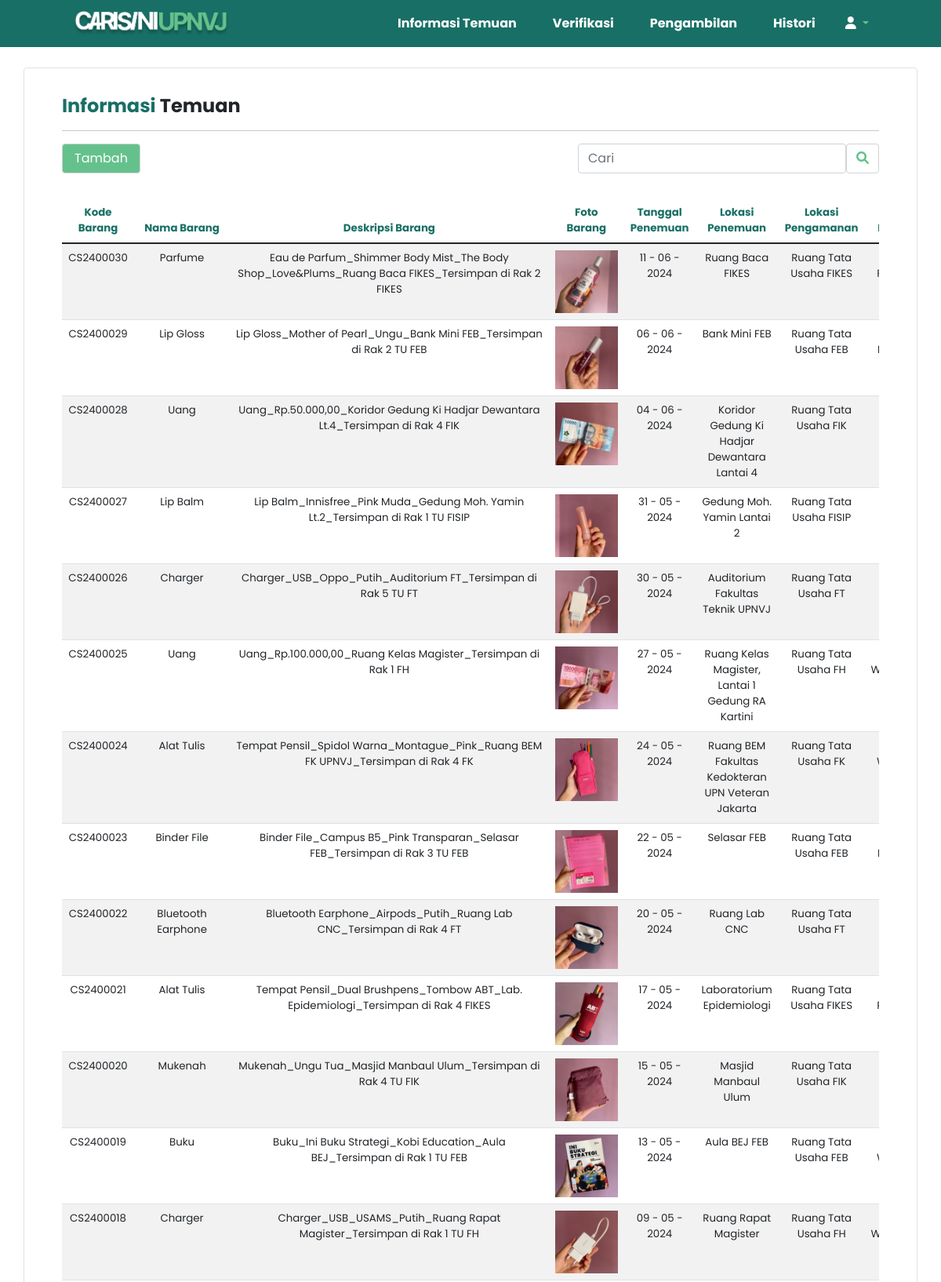
Screenshot of /temuan_admin.php (upper part) with the database file from the repository.
### tables this page shows
CREATE TABLE `temuan` (
  `kd_brg` varchar(9) NOT NULL,
  `nm_brg` varchar(150) NOT NULL,
  `spek_brg` varchar(250) NOT NULL,
  `tgl_temu` date NOT NULL,
  `lok_temu` varchar(100) NOT NULL,
  `foto_brg` blob NOT NULL,
  `lok_aman` varchar(100) NOT NULL,
  `petugas` varchar(150) NOT NULL,
  `status` varchar(50) DEFAULT 'Belum Terverifikasi'
);

### temuan_admin.php (the view, shortened to what this page needs)
<!DOCTYPE html>
<html lang="en">
<head>
    <link href="https://cdn.jsdelivr.net/npm/bootstrap@5.1.3/dist/css/bootstrap.min.css" rel="stylesheet">
    <link rel="stylesheet" href="https://cdnjs.cloudflare.com/ajax/libs/font-awesome/6.0.0-beta3/css/all.min.css">
    <link rel="stylesheet" href="style.css">
</head>
<body>
<?php
include "navbar_admin.php"
?>
    <div class="flex-container">
        <div class="container mt-3 border rounded bg-white py-4 px-5 mb-5">
            <header class="header-title mb-2">
                <h1 class="title"><span style="color:#186F65">Informasi </span><span>Temuan</span></h1>
                <hr>
            </header>
            <section>
                <div class="d-flex flex-wrap justify-content-between align-items-center">
                    <div class="mb-2">
                        <a href="tambah_barang.php" class="btn" style="width: 100px; background-color: #65C18C; color: white;"
                           onmouseenter="this.style.backgroundColor='#186F65'"
                           onmouseout="this.style.backgroundColor='#65C18C'">Tambah</a>
                    </div>
                    <div class="mb-2">
                        <form class="form-inline d-flex">
                            <input class="form-control mr-2" type="text" name="cari" placeholder="Cari" aria-label="cari">
                            <button class="btn btn-outline-secondary" type="submit"><i class="fa-solid fa-magnifying-glass"></i></button>
                        </form>
                    </div>
                </div>
                <?php
                include("koneksi.php");
                if (isset($_GET['cari'])) {
                    $cari = $_GET['cari'];
                    $query = "SELECT * FROM temuan WHERE nm_brg LIKE '%$cari%' AND status IN ('Belum Terverifikasi', 'Tertolak')";
                } else {
                    $query = "SELECT * FROM temuan WHERE status IN ('Belum Terverifikasi', 'Tertolak') ORDER BY kd_brg DESC";
                }
                $result = mysqli_query($koneksi, $query);
                if (mysqli_num_rows($result) > 0) {
                    echo '<div class="table-responsive">';
                    echo '<table class="table table-striped mt-4">';
                    echo '<thead class="kolom">';
                    echo '<tr>';
                    echo '<th scope="col">Kode Barang</th>';
                    echo '<th scope="col">Nama Barang</th>';
                    echo '<th scope="col">Deskripsi Barang</th>';
                    echo '<th scope="col">Foto Barang</th>';
                    echo '<th scope="col">Tanggal Penemuan</th>';
                    echo '<th scope="col">Lokasi Penemuan</th>';
                    echo '<th scope="col">Lokasi Pengamanan</th>';
                    echo '<th scope="col">Petugas</th>';
                    echo '</tr>';
                    echo '</thead>';
                    echo '<tbody>';
                    while($data = mysqli_fetch_assoc($result)) {
                        $raw_date = strtotime($data["tgl_temu"]);
                        $date = date("d - m - Y", $raw_date);
                        echo "<tr class='isi'>";
                        echo "<td>$data[kd_brg]</td>";
                        echo "<td>$data[nm_brg]</td>";
                        echo "<td>$data[spek_brg]</td>";
                        echo "<td><img src='foto/" . $data['foto_brg'] . "' alt='image' style='width:80px;'></td>";
                        echo "<td>$date</td>";
                        echo "<td>$data[lok_temu]</td>";
                        echo "<td>$data[lok_aman]</td>";
                        echo "<td>$data[petugas]</td>";
                        echo "</tr>";
                    }
                    echo '</tbody>';
                    echo '</table>';
                    echo '</div>';
                } else {
                    echo "<div class=\"alert alert-danger my-3\">Barang Tidak Ditemukan</div>";
                }
                ?>
            </section>
        </div>
    </div>
    <?php
    include "footer.php"
    ?>
</body>
</html>

### style.css (style rules this page uses)
* { margin: 0px; padding: 0px; box-sizing: border-box; outline: none; border: none; text-decoration: none; }
html { height: 100%; }
body { display: flex; height: 100%; flex-direction: column; font-family: 'Poppins'; }
.flex-container { flex: 1; display: flex; flex-direction: column; margin-top: 70px; }
.title { font-size: x-large; font-weight: bold; margin-top: 10px; }
.kolom { color: #186F65; font-size: smaller; text-align: center; }
.isi { font-size: smaller; text-align: center; }
.btn { color: #65C18C; border-color: lightgray; }

### rows the page displays
temuan: kd_brg "CS2400030", nm_brg "Parfume", spek_brg "Eau de Parfum_Shimmer Body Mist_The Body Shop_Love&Plums_Ruang Baca FIKES_Tersimpan di Rak 2 FIKES", foto_brg (picture), tgl_temu "11 - 06 - 2024", lok_temu "Ruang Baca FIKES", lok_aman "Ruang Tata Usaha FIKES"
temuan: kd_brg "CS2400029", nm_brg "Lip Gloss", spek_brg "Lip Gloss_Mother of Pearl_Ungu_Bank Mini FEB_Tersimpan di Rak 2 TU FEB", foto_brg (picture), tgl_temu "06 - 06 - 2024", lok_temu "Bank Mini FEB", lok_aman "Ruang Tata Usaha FEB"
temuan: kd_brg "CS2400028", nm_brg "Uang", spek_brg "Uang_Rp.50.000,00_Koridor Gedung Ki Hadjar Dewantara Lt.4_Tersimpan di Rak 4 FIK", foto_brg (picture), tgl_temu "04 - 06 - 2024", lok_temu "Koridor Gedung Ki Hadjar Dewantara Lantai 4", lok_aman "Ruang Tata Usaha FIK"
temuan: kd_brg "CS2400027", nm_brg "Lip Balm", spek_brg "Lip Balm_Innisfree_Pink Muda_Gedung Moh. Yamin Lt.2_Tersimpan di Rak 1 TU FISIP", foto_brg (picture), tgl_temu "31 - 05 - 2024", lok_temu "Gedung Moh. Yamin Lantai 2", lok_aman "Ruang Tata Usaha FISIP"
temuan: kd_brg "CS2400026", nm_brg "Charger", spek_brg "Charger_USB_Oppo_Putih_Auditorium FT_Tersimpan di Rak 5 TU FT", foto_brg (picture), tgl_temu "30 - 05 - 2024", lok_temu "Auditorium Fakultas Teknik UPNVJ", lok_aman "Ruang Tata Usaha FT"
temuan: kd_brg "CS2400025", nm_brg "Uang", spek_brg "Uang_Rp.100.000,00_Ruang Kelas Magister_Tersimpan di Rak 1 FH", foto_brg (picture), tgl_temu "27 - 05 - 2024", lok_temu "Ruang Kelas Magister, Lantai 1 Gedung RA Kartini", lok_aman "Ruang Tata Usaha FH"
temuan: kd_brg "CS2400024", nm_brg "Alat Tulis", spek_brg "Tempat Pensil_Spidol Warna_Montague_Pink_Ruang BEM FK UPNVJ_Tersimpan di Rak 4 FK", foto_brg (picture), tgl_temu "24 - 05 - 2024", lok_temu "Ruang BEM Fakultas Kedokteran UPN Veteran Jakarta", lok_aman "Ruang Tata Usaha FK"
temuan: kd_brg "CS2400023", nm_brg "Binder File", spek_brg "Binder File_Campus B5_Pink Transparan_Selasar FEB_Tersimpan di Rak 3 TU FEB", foto_brg (picture), tgl_temu "22 - 05 - 2024", lok_temu "Selasar FEB", lok_aman "Ruang Tata Usaha FEB"
temuan: kd_brg "CS2400022", nm_brg "Bluetooth Earphone", spek_brg "Bluetooth Earphone_Airpods_Putih_Ruang Lab CNC_Tersimpan di Rak 4 FT", foto_brg (picture), tgl_temu "20 - 05 - 2024", lok_temu "Ruang Lab CNC", lok_aman "Ruang Tata Usaha FT"
temuan: kd_brg "CS2400021", nm_brg "Alat Tulis", spek_brg "Tempat Pensil_Dual Brushpens_Tombow ABT_Lab. Epidemiologi_Tersimpan di Rak 4 FIKES", foto_brg (picture), tgl_temu "17 - 05 - 2024", lok_temu "Laboratorium Epidemiologi", lok_aman "Ruang Tata Usaha FIKES"
temuan: kd_brg "CS2400020", nm_brg "Mukenah", spek_brg "Mukenah_Ungu Tua_Masjid Manbaul Ulum_Tersimpan di Rak 4 TU FIK", foto_brg (picture), tgl_temu "15 - 05 - 2024", lok_temu "Masjid Manbaul Ulum", lok_aman "Ruang Tata Usaha FIK"
temuan: kd_brg "CS2400019", nm_brg "Buku", spek_brg "Buku_Ini Buku Strategi_Kobi Education_Aula BEJ_Tersimpan di Rak 1 TU FEB", foto_brg (picture), tgl_temu "13 - 05 - 2024", lok_temu "Aula BEJ FEB", lok_aman "Ruang Tata Usaha FEB"
temuan: kd_brg "CS2400018", nm_brg "Charger", spek_brg "Charger_USB_USAMS_Putih_Ruang Rapat Magister_Tersimpan di Rak 1 TU FH", foto_brg (picture), tgl_temu "09 - 05 - 2024", lok_temu "Ruang Rapat Magister", lok_aman "Ruang Tata Usaha FH"
